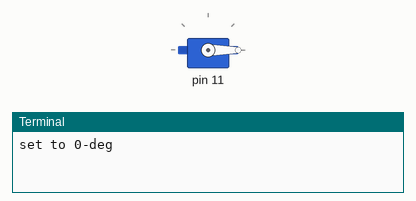
Bench run of a program on a simulated Raspberry Pi (header pin numbers). Parts: servo, the last lines printed to the terminal. Servo angles are drawn from the pulse width (0.5 ms = 0°, 2.5 ms = 180°). At 13.0 s the program stops and its outputs stay as they are.

Above: at 0.1 s.
At 4.1 s:
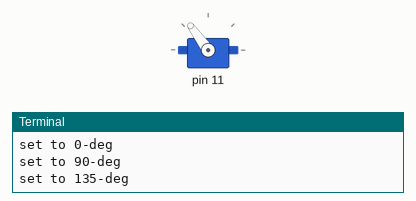
At 12.1 s:
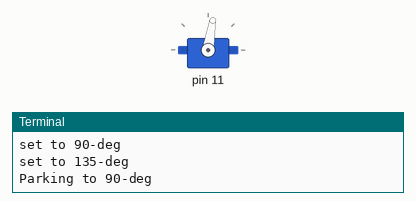
Timing chart, 0 to 13.6 s (numbered marks = the images above):
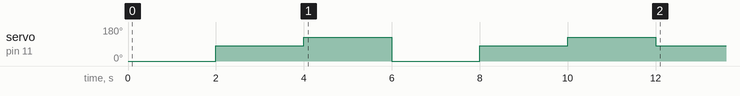

The program:

pwm.servo.01.py
```python
# (licence header left out)
import RPi.GPIO as GPIO
from time import sleep

SERVO_PIN: int = 11   # aka GPIO_17, physical #11

GPIO.setmode(GPIO.BOARD)
GPIO.setup(SERVO_PIN, GPIO.OUT)

pwm: GPIO.PWM = GPIO.PWM(SERVO_PIN, 50)
# print(f"pwm is a {type(pwm)}")
pwm.start(0)


def setAngle(angle: float) -> None:
    duty: float = (angle / 18) + 2
    GPIO.output(SERVO_PIN, True)
    pwm.ChangeDutyCycle(duty)
    sleep(1)
    GPIO.output(SERVO_PIN, False)
    pwm.ChangeDutyCycle(duty)


count: int = 0
numLoops: int = 2

while count < numLoops:
    print("set to 0-deg")
    setAngle(0)
    sleep(1)

    print("set to 90-deg")
    setAngle(90)
    sleep(1)

    print("set to 135-deg")
    setAngle(135)
    sleep(1)

    count += 1

print("Parking to 90-deg")
setAngle(90)

pwm.stop()
GPIO.cleanup()
print("Bye!")
```

Measured:
- by itself, servo on pin 11: 0° → 81° at 2.0 s, → 126° 2.0 s later, → 0° 2.0 s later, → 81° 2.0 s later, … (6 changes in this stretch)
